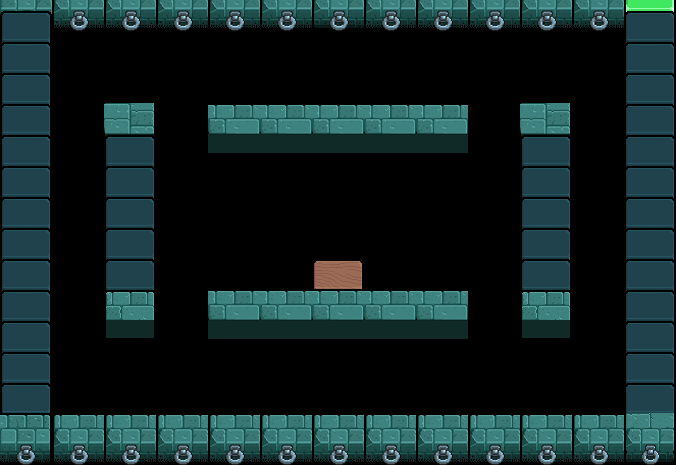

A level layout from a 2D game, rendered from its tile map. Below: a short description, then the map file with tile-grid data replaced by summaries:
An orthogonal 13x15 tile map with 52x31 px tiles, 1 tile layer (map_level_9).

<map version="1.0" orientation="orthogonal" width="13" height="15" tilewidth="52" tileheight="31">
 <tileset firstgid="1" name="map_tile" tilewidth="52" tileheight="52" spacing="2" margin="2">
  <image source="map_tile.png" width="256" height="512" />
 </tileset>
 <layer name="map_level_9" width="13" height="15">
  <data>[195 cells, 77 non-empty, 11 distinct tile ids]</data>
 </layer>
</map>
